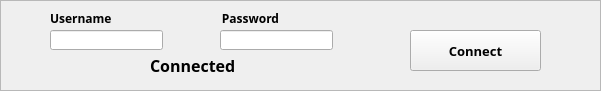
   <widget class="QFrame" name="loginFrame">
    <property name="geometry">
     <rect>
      <x>0</x>
      <y>20</y>
      <width>601</width>
      <height>91</height>
     </rect>
    </property>
    <property name="autoFillBackground">
     <bool>true</bool>
    </property>
    <property name="frameShape">
     <enum>QFrame::StyledPanel</enum>
    </property>
    <property name="frameShadow">
     <enum>QFrame::Raised</enum>
    </property>
    <widget class="QLabel" name="Paswordlabel_2">
     <property name="geometry">
      <rect>
       <x>220</x>
       <y>10</y>
       <width>61</width>
       <height>16</height>
      </rect>
     </property>
     <property name="font">
      <font>
       <family>Amazon Ember</family>
       <pointsize>9</pointsize>
       <weight>75</weight>
       <bold>true</bold>
      </font>
     </property>
     <property name="text">
      <string>&lt;html&gt;&lt;head/&gt;&lt;body&gt;&lt;p&gt;&lt;span style=&quot; font-weight:600;&quot;&gt;Password&lt;/span&gt;&lt;/p&gt;&lt;/body&gt;&lt;/html&gt;</string>
     </property>
     <property name="alignment">
      <set>Qt::AlignCenter</set>
     </property>
    </widget>
    <widget class="QPushButton" name="cBtn">
     <property name="geometry">
      <rect>
       <x>410</x>
       <y>30</y>
       <width>131</width>
       <height>41</height>
      </rect>
     </property>
     <property name="font">
      <font>
       <family>Amazon Ember</family>
       <pointsize>10</pointsize>
       <weight>75</weight>
       <bold>true</bold>
      </font>
     </property>
     <property name="text">
      <string>Connect</string>
     </property>
    </widget>
    <widget class="QLineEdit" name="uname">
     <property name="geometry">
      <rect>
       <x>50</x>
       <y>30</y>
       <width>113</width>
       <height>20</height>
      </rect>
     </property>
     <property name="font">
      <font>
       <family>Amazon Ember</family>
       <pointsize>9</pointsize>
       <weight>50</weight>
       <bold>false</bold>
      </font>
     </property>
     <property name="text">
      <string/>
     </property>
    </widget>
    <widget class="QLabel" name="UserNamelabel_2">
     <property name="geometry">
      <rect>
       <x>50</x>
       <y>10</y>
       <width>61</width>
       <height>16</height>
      </rect>
     </property>
     <property name="font">
      <font>
       <family>Amazon Ember</family>
       <pointsize>9</pointsize>
       <weight>75</weight>
       <bold>true</bold>
      </font>
     </property>
     <property name="text">
      <string>&lt;html&gt;&lt;head/&gt;&lt;body&gt;&lt;p&gt;&lt;span style=&quot; font-weight:600;&quot;&gt;Username&lt;/span&gt;&lt;/p&gt;&lt;/body&gt;&lt;/html&gt;</string>
     </property>
     <property name="alignment">
      <set>Qt::AlignCenter</set>
     </property>
    </widget>
    <widget class="QLineEdit" name="pswrd">
     <property name="geometry">
      <rect>
       <x>220</x>
       <y>30</y>
       <width>113</width>
       <height>20</height>
      </rect>
     </property>
     <property name="font">
      <font>
       <family>Amazon Ember</family>
       <pointsize>9</pointsize>
       <weight>50</weight>
       <bold>false</bold>
      </font>
     </property>
     <property name="text">
      <string/>
     </property>
     <property name="echoMode">
      <enum>QLineEdit::Password</enum>
     </property>
    </widget>
    <widget class="QLabel" name="labelConnected">
     <property name="geometry">
      <rect>
       <x>150</x>
       <y>50</y>
       <width>101</width>
       <height>31</height>
      </rect>
     </property>
     <property name="font">
      <font>
       <family>Arial Black</family>
       <pointsize>12</pointsize>
       <weight>75</weight>
       <bold>true</bold>
      </font>
     </property>
     <property name="text">
      <string>Connected</string>
     </property>
    </widget>
   </widget>
